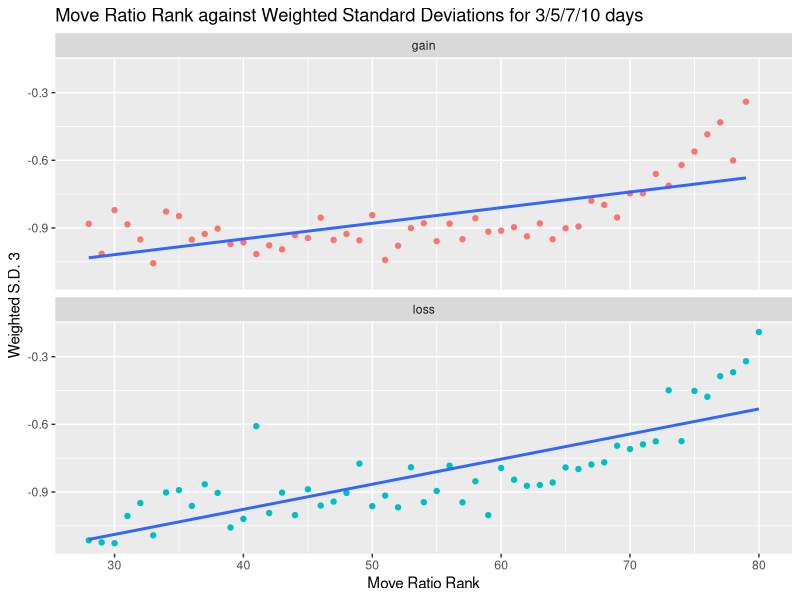
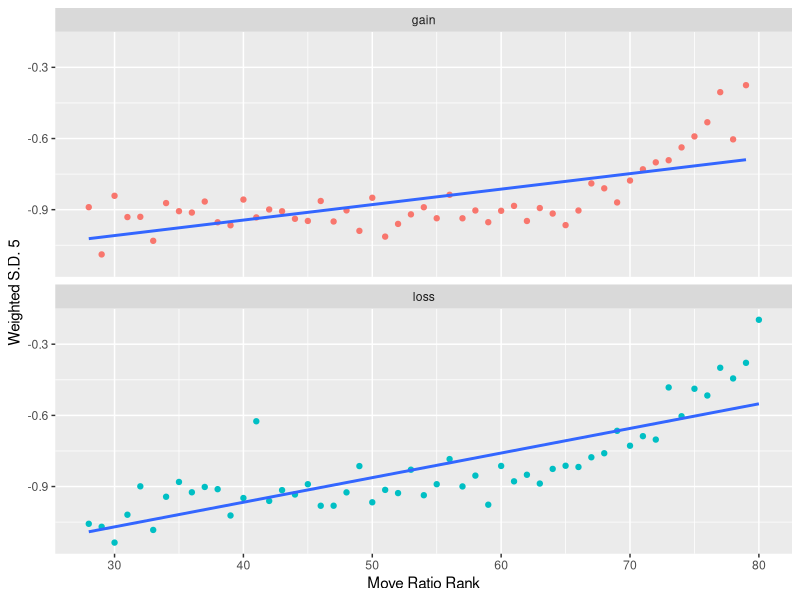
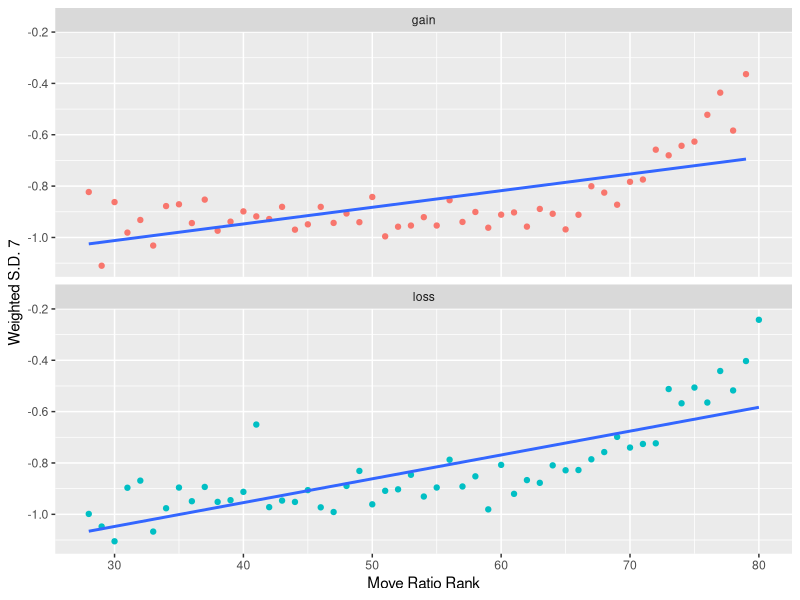
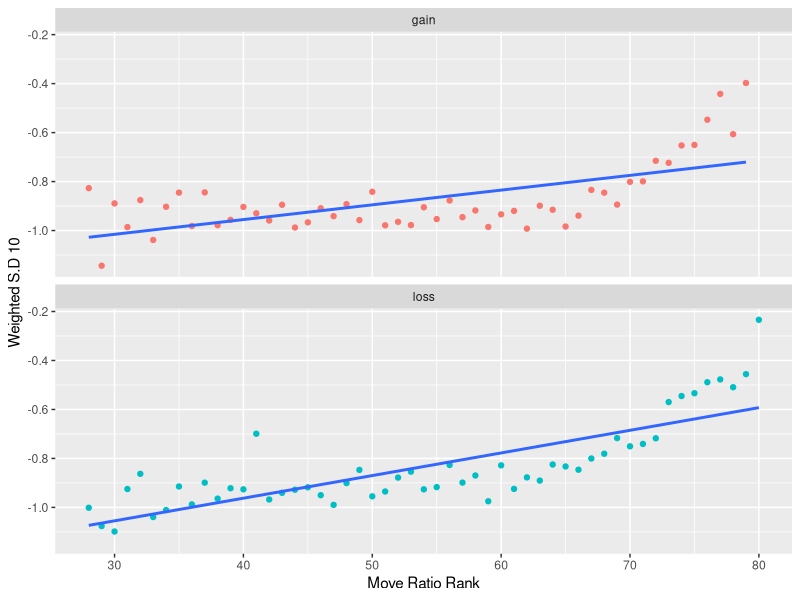

Reproduce these figures in R, in order.
## ---- chunk 1
knitr::opts_chunk$set(echo = TRUE)
library(tidyverse)
df_post_earnings <- read_csv("post_earnings_realized_volatility.csv")
library(gridExtra)
## ---- chunk 2
#massage data to how we wnt to graph it
df_post_earnings <-
  df_post_earnings %>% 
    filter(expected_move > 0.01)

df_post_earnings <-
  df_post_earnings %>% 
    filter(move_ratio > 0.01)

df_post_earnings <-
  df_post_earnings %>% 
    mutate(gain_loss = map_chr(actual_move, function(move) if(move < 0) {"loss"} else {"gain"}))

df_post_earnings <-
  df_post_earnings %>% 
    mutate(move_ratio_bucket = cut(log(move_ratio), 100, labels = FALSE))
## ---- chunk 3
# define graphs
# p1 <-
df_post_earnings %>% 
  group_by(move_ratio_bucket, gain_loss) %>% 
  summarize(avg_sd_03_ratio = log(mean(sd_03/expected_move))
            ,num_obs = n()) %>% 
  filter(num_obs > 50) %>% 
  ggplot() + geom_point(mapping = aes(x = move_ratio_bucket, 
                                      y = avg_sd_03_ratio, color = gain_loss),
                        show.legend = F) +
  geom_smooth(mapping = aes(x = move_ratio_bucket, y = avg_sd_03_ratio), method = "lm",
              se = F) +
  facet_wrap(~ gain_loss, ncol = 1)+
  labs(x = "Move Ratio Rank", y = "Weighted S.D. 3",
       title = "Move Ratio Rank against Weighted Standard Deviations for 3/5/7/10 days")

# p2 <-
df_post_earnings %>% 
  group_by(move_ratio_bucket, gain_loss) %>% 
  summarize(avg_sd_05_ratio = log(mean(sd_05/expected_move))
            ,num_obs = n()) %>% 
  filter(num_obs > 50) %>% 
  ggplot() + geom_point(mapping = aes(x = move_ratio_bucket, 
                                      y = avg_sd_05_ratio, color = gain_loss),
                        show.legend = F) +
  geom_smooth(mapping = aes(x = move_ratio_bucket, y = avg_sd_05_ratio), method = "lm",
              se = F) +
  facet_wrap(~ gain_loss, ncol = 1)+
  labs(x = "Move Ratio Rank", y = "Weighted S.D. 5")

# p3 <-
df_post_earnings %>% 
  group_by(move_ratio_bucket, gain_loss) %>% 
  summarize(avg_sd_07_ratio = log(mean(sd_07/expected_move))
            ,num_obs = n()) %>% 
  filter(num_obs > 50) %>% 
  ggplot() + geom_point(mapping = aes(x = move_ratio_bucket, 
                                      y = avg_sd_07_ratio, color = gain_loss),
                        show.legend = F) +
  geom_smooth(mapping = aes(x = move_ratio_bucket, y = avg_sd_07_ratio), method = "lm",
              se = F) +
  facet_wrap(~ gain_loss, ncol = 1)+
  labs(x = "Move Ratio Rank", y = "Weighted S.D. 7")

# p4 <-
df_post_earnings %>% 
  group_by(move_ratio_bucket, gain_loss) %>% 
  summarize(avg_sd_10_ratio = log(mean(sd_10/expected_move))
            ,num_obs = n()) %>% 
  filter(num_obs > 50) %>% 
  ggplot() + geom_point(mapping = aes(x = move_ratio_bucket, 
                                      y = avg_sd_10_ratio, color = gain_loss),
                        show.legend = F) +
  geom_smooth(mapping = aes(x = move_ratio_bucket, y = avg_sd_10_ratio), method = "lm",
              se = F) +
  facet_wrap(~ gain_loss, ncol = 1)+
  labs(x = "Move Ratio Rank", y = "Weighted S.D 10")

# gridExtra::grid.arrange(p1, p2, p3, p4, ncol = 1)
